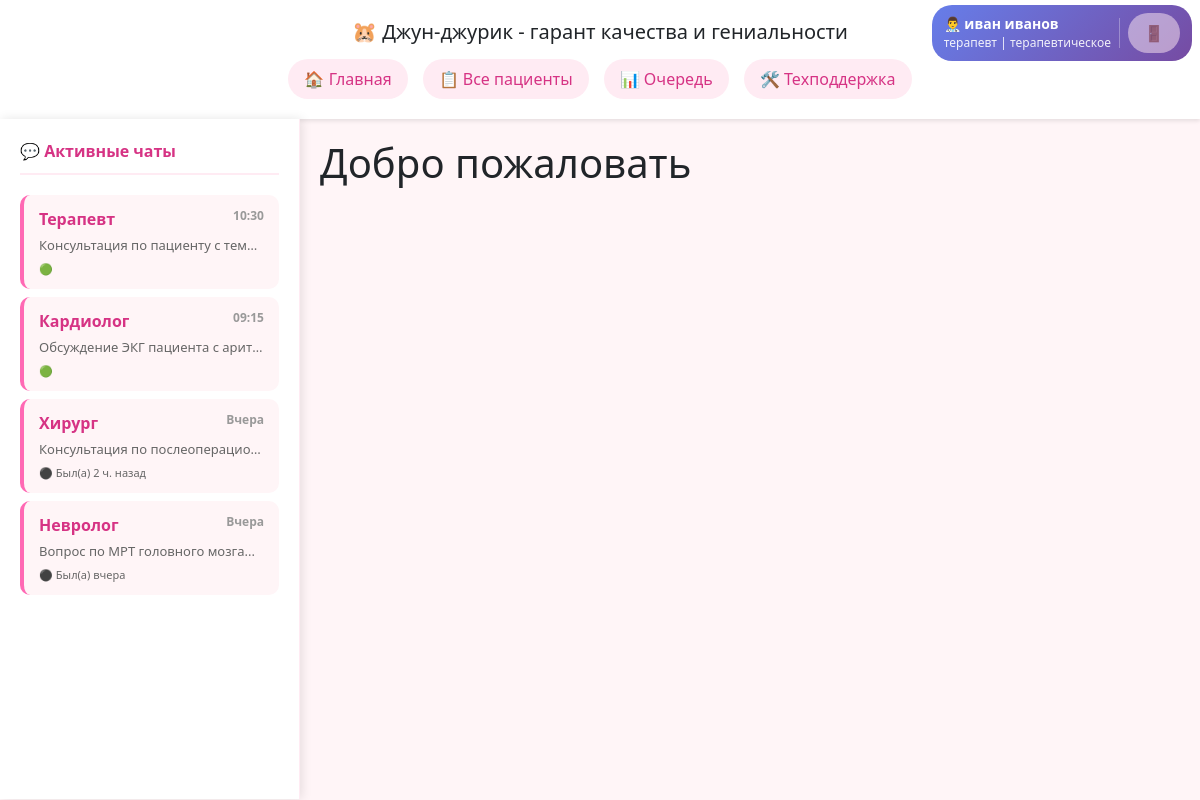
Screenshot of / (signed in) with the database file from the repository.
### users/models.py (models this page shows, shortened)
class Doctor(AbstractUser):
    groups = models.ManyToManyField(
        'auth.Group',
        verbose_name='groups',
        blank=True,
        help_text='The groups this user belongs to.',
        related_name='doctor_set',  # Уникальный related_name
        related_query_name='doctor',
    )
    user_permissions = models.ManyToManyField(
        'auth.Permission',
        verbose_name='user permissions',
        blank=True,
        help_text='Specific permissions for this user.',
        related_name='doctor_set',  # Уникальный related_name
        related_query_name='doctor',
    )
    specialization = models.CharField(
        max_length=100,
        verbose_name="Специализация",
        help_text="Например: Кардиолог, Невролог, Терапевт"
    )
    department_name = models.CharField(
        max_length=150,
        verbose_name="Название отделения"
    )
    department_code = models.CharField(
        max_length=20,
        verbose_name="Код отделения"
    )
    phone = models.CharField(
        max_length=20,
        blank=True,
        verbose_name="Телефон"
    )
    license_number = models.CharField(
        max_length=50,
        blank=True,
        verbose_name="Номер медицинской лицензии"
    )
    is_verified = models.BooleanField(
        default=True,
        verbose_name="Верифицирован"
    )
    years_of_experience = models.IntegerField(
        default=0,
        verbose_name="Стаж работы (лет)"
    )
    bio = models.TextField(
        blank=True,
        verbose_name="О враче"
    )
    created_at = models.DateTimeField(
        auto_now_add=True,
        verbose_name="Дата добавления"
    )
    updated_at = models.DateTimeField(
        auto_now=True,
        verbose_name="Дата обновления"
    )
    class Meta:
        verbose_name = 'Врач'
        verbose_name_plural = 'Врачи'
        ordering = ['department_name', 'specialization', 'last_name']

### main/views.py (the view)
# urls.py: path('', views.index, name='index'),
def index(request):
    return render(request, 'main/main.html')

### main/templates/main/main.html (shortened to what this page needs)
{% extends 'main/head.html' %}
{% block content %}
    <h1>Добро пожаловать</h1>
{% endblock %}

### main/templates/main/head.html (shortened to what this page needs)
<!doctype html>
<html lang="ru">
<head>
    <link rel="stylesheet" href="https://cdn.jsdelivr.net/npm/bootstrap@5.3.3/dist/css/bootstrap.min.css">
</head>
<body>
    <div class="header-section">
        <div class="container">
            <div class="nav-container">
                <h5 class="my-0 front-weight-normal">🐹 Джун-джурик - гарант качества и гениальности</h5>
                <div class="nav-buttons">
                    <a href="{% url 'index' %}">🏠 Главная</a>
                    {% if user.is_authenticated %}
                    <a href="{% url 'patient-list' %}">📋 Все пациенты</a>
                    <a href="{% url 'queue' %}">📊 Очередь</a>
                    <a href="#">🛠️ Техподдержка</a>
                    <span class="user-info">
                        <div class="user-text">
                            <div class="user-name">👨‍⚕️ {{ user.get_full_name|default:user.username }}</div>
                            <div class="user-details">{{ user.specialization }} | {{ user.department_name }}</div>
                        </div>
                        <a href="{% url 'doctor-logout' %}" class="logout-btn" title="Выйти">🚪</a>
                    </span>
                    {% else %}
                        <a href="{% url 'doctor-login' %}">🔐 Вход для врачей</a>
                    {% endif %}
                </div>
            </div>
        </div>
    </div>
    <div class="main-container">
        {% if user.is_authenticated %}
        <div class="chats-sidebar">
            <div class="chats-header">💬 Активные чаты</div>
            <a href="{% url 'doctor-chat' 'therapist' %}" class="chat-link">
                <div class="chat-item">
                    <div class="chat-specialist"> Терапевт <span class="chat-time">10:30</span></div>
                    <div class="chat-preview">Консультация по пациенту с температурой...</div>
                    <div class="chat-status online">🟢</div>
                </div>
            </a>
            <a href="{% url 'doctor-chat' 'cardiologist' %}" class="chat-link">
                <div class="chat-item">
                    <div class="chat-specialist"> Кардиолог <span class="chat-time">09:15</span></div>
                    <div class="chat-preview">Обсуждение ЭКГ пациента с аритмией...</div>
                    <div class="chat-status online">🟢 </div>
                </div>
            </a>
            <a href="{% url 'doctor-chat' 'surgeon' %}" class="chat-link">
                <div class="chat-item">
                    <div class="chat-specialist">Хирург <span class="chat-time">Вчера</span></div>
                    <div class="chat-preview">Консультация по послеоперационному уходу...</div>
                    <div class="chat-status offline">⚫ Был(а) 2 ч. назад</div>
                </div>
            </a>
            <a href="{% url 'doctor-chat' 'neurologist' %}" class="chat-link">
                <div class="chat-item">
                    <div class="chat-specialist"> Невролог <span class="chat-time">Вчера</span></div>
                    <div class="chat-preview">Вопрос по МРТ головного мозга...</div>
                    <div class="chat-status offline">⚫ Был(а) вчера</div>
                </div>
            </a>
        </div>
        {% endif %}
        <div class="content-area">
            {% block content %}{% endblock %}
        </div>
    </div>
</body>
</html>

### main/templates/main/head.html (style rules this page uses)
body { background-color: #fff5f7; min-height: 100vh; margin: 0; padding: 0; }
.main-container { display: flex; min-height: calc(100vh - 120px); }
.chats-sidebar { width: 300px; background: white; box-shadow: 2px 0 10px rgba(0,0,0,0.1); padding: 20px; overflow-y: auto; border-right: 1px solid #ffebf3; }
.chats-header { color: #d63384; font-weight: 600; margin-bottom: 20px; padding-bottom: 10px; border-bottom: 2px solid #ffebf3; }
.chat-item { padding: 12px 15px; margin-bottom: 8px; background: #fff5f7; border-radius: 10px; border-left: 4px solid #ff69b4; cursor: pointer; transition: all 0.3s ease; }
.chat-specialist { font-weight: 600; color: #d63384; }
.chat-time { font-size: 12px; color: #999; float: right; }
.chat-preview { font-size: 13px; color: #666; margin-top: 5px; white-space: nowrap; overflow: hidden; text-overflow: ellipsis; }
.chat-status { font-size: 11px; margin-top: 5px; color: #666; }
.chat-link { text-decoration: none; color: inherit; display: block; }
.content-area { flex: 1; padding: 20px; overflow-y: auto; }
.header-section { background-color: white; box-shadow: 0 2px 4px rgba(0,0,0,0.1); padding: 20px 0; }
.nav-container { display: flex; flex-direction: column; align-items: center; gap: 15px; }
.nav-buttons { display: flex; gap: 15px; flex-wrap: wrap; justify-content: center; align-items: center; }
.nav-buttons a { text-decoration: none; padding: 8px 16px; border-radius: 20px; background-color: #ffebf3; color: #d63384; transition: all 0.3s ease; }
.user-info { position: absolute; top: 5px; right: 8px; background: linear-gradient(135deg, #667eea, #764ba2); color: white; padding: 8px 12px; border-radius: 20px; font-size: 14px; display: flex; align-items: center; gap: 8px; }
.user-text { text-align: left; line-height: 1.3; }
.user-name { font-size: 14px; font-weight: 600; margin-bottom: 2px; }
.user-details { font-size: 12px; opacity: 0.9; }
.logout-btn { background: none; border: none; color: white; text-decoration: none; font-size: 16px; opacity: 0.5; transition: opacity 0.3s ease; padding: 4px; cursor: pointer; }

### rows the page displays
Doctor: get_full_name "иван иванов", specialization "терапевт", department_name "терапевтическое"
